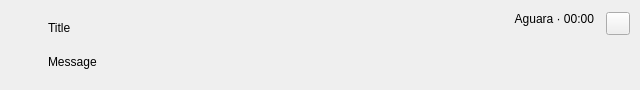
<?xml version="1.0" encoding="UTF-8"?>
<ui version="4.0">
 <class>NotificationDialog</class>
 <widget class="QDialog" name="NotificationDialog">
  <property name="geometry">
   <rect>
    <x>0</x>
    <y>0</y>
    <width>640</width>
    <height>90</height>
   </rect>
  </property>
  <property name="sizePolicy">
   <sizepolicy hsizetype="Preferred" vsizetype="Maximum">
    <horstretch>0</horstretch>
    <verstretch>0</verstretch>
   </sizepolicy>
  </property>
  <layout class="QHBoxLayout" name="cardLayout">
   <property name="spacing">
    <number>12</number>
   </property>
   <property name="leftMargin">
    <number>14</number>
   </property>
   <property name="topMargin">
    <number>12</number>
   </property>
   <property name="rightMargin">
    <number>10</number>
   </property>
   <property name="bottomMargin">
    <number>12</number>
   </property>
   <item alignment="Qt::AlignTop">
    <widget class="QLabel" name="levelIcon">
     <property name="minimumSize">
      <size>
       <width>22</width>
       <height>22</height>
      </size>
     </property>
    </widget>
   </item>
   <item>
    <layout class="QVBoxLayout" name="textLayout">
     <property name="spacing">
      <number>4</number>
     </property>
     <item>
      <layout class="QHBoxLayout" name="headLayout">
       <property name="spacing">
        <number>10</number>
       </property>
       <item>
        <widget class="QLabel" name="title">
         <property name="sizePolicy">
          <sizepolicy hsizetype="Expanding" vsizetype="Preferred">
           <horstretch>1</horstretch>
           <verstretch>0</verstretch>
          </sizepolicy>
         </property>
         <property name="text">
          <string notr="true">Title</string>
         </property>
         <property name="wordWrap">
          <bool>true</bool>
         </property>
        </widget>
       </item>
       <item>
        <widget class="QLabel" name="meta">
         <property name="alignment">
          <set>Qt::AlignRight|Qt::AlignTop|Qt::AlignTrailing</set>
         </property>
         <property name="text">
          <string notr="true">Aguara · 00:00</string>
         </property>
        </widget>
       </item>
      </layout>
     </item>
     <item>
      <widget class="QLabel" name="message">
       <property name="text">
        <string notr="true">Message</string>
       </property>
       <property name="wordWrap">
        <bool>true</bool>
       </property>
       <property name="textInteractionFlags">
        <set>Qt::TextSelectableByMouse</set>
       </property>
      </widget>
     </item>
    </layout>
   </item>
   <item alignment="Qt::AlignTop">
    <widget class="QToolButton" name="dismissButton">
     <property name="toolTip">
      <string>Descartar</string>
     </property>
     <property name="role" stdset="0">
      <string notr="true">flat</string>
     </property>
    </widget>
   </item>
  </layout>
 </widget>
 <resources/>
 <connections>
  <connection>
   <sender>dismissButton</sender>
   <signal>clicked()</signal>
   <receiver>NotificationDialog</receiver>
   <slot>close()</slot>
  </connection>
 </connections>
</ui>
